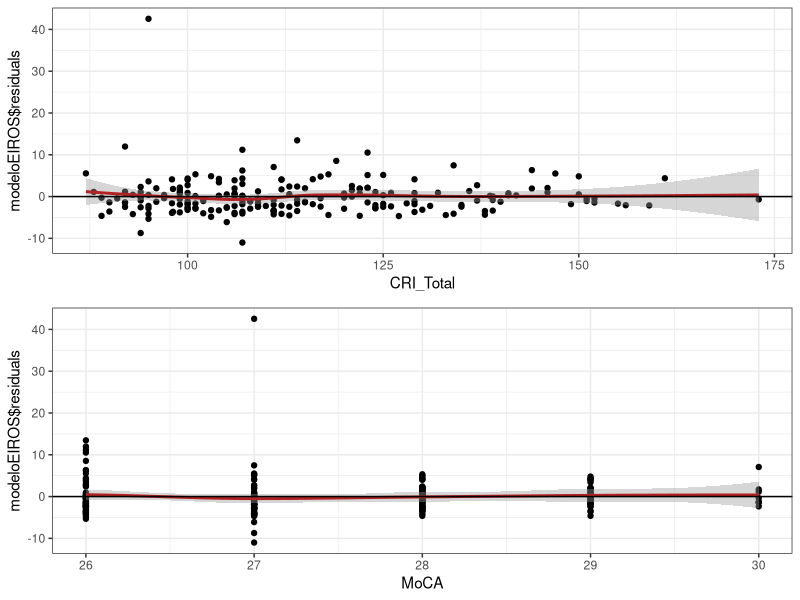
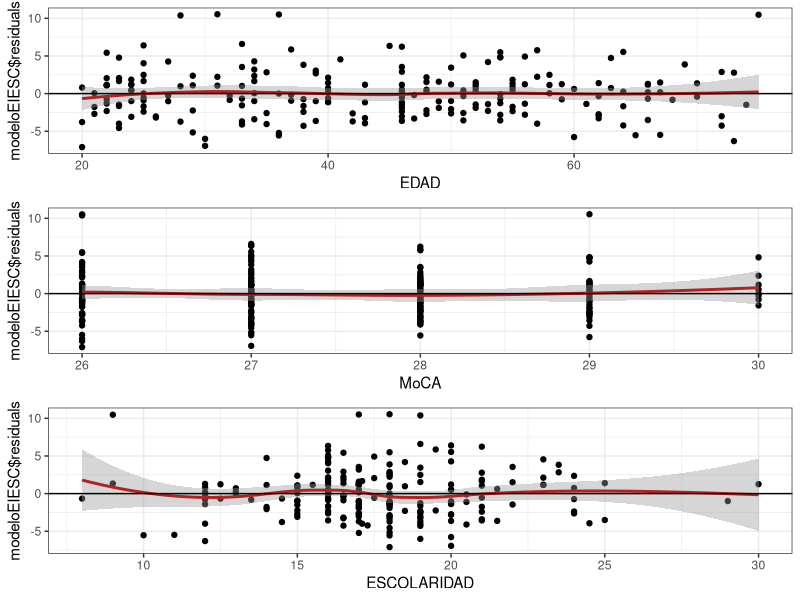
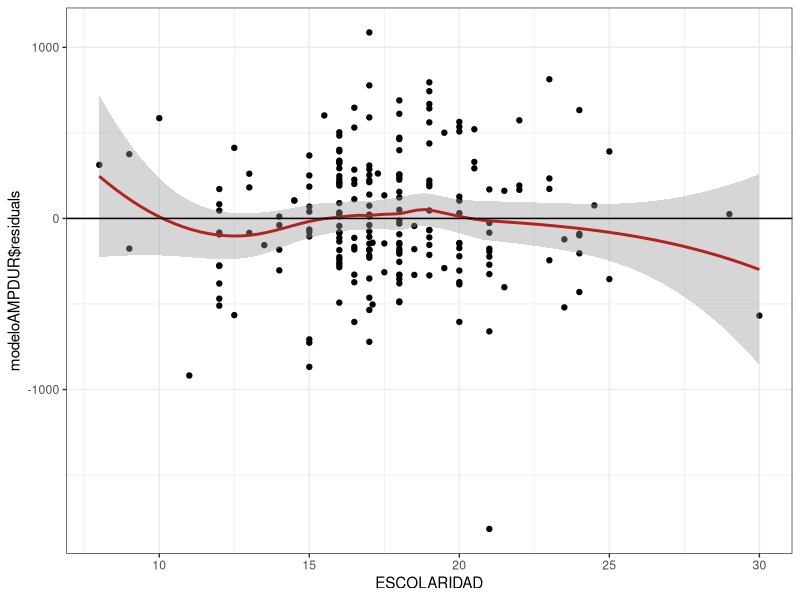
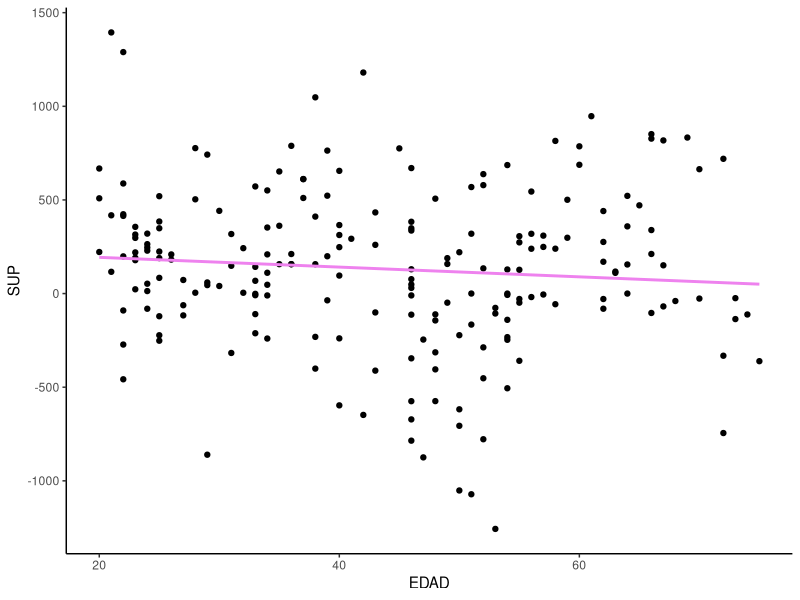
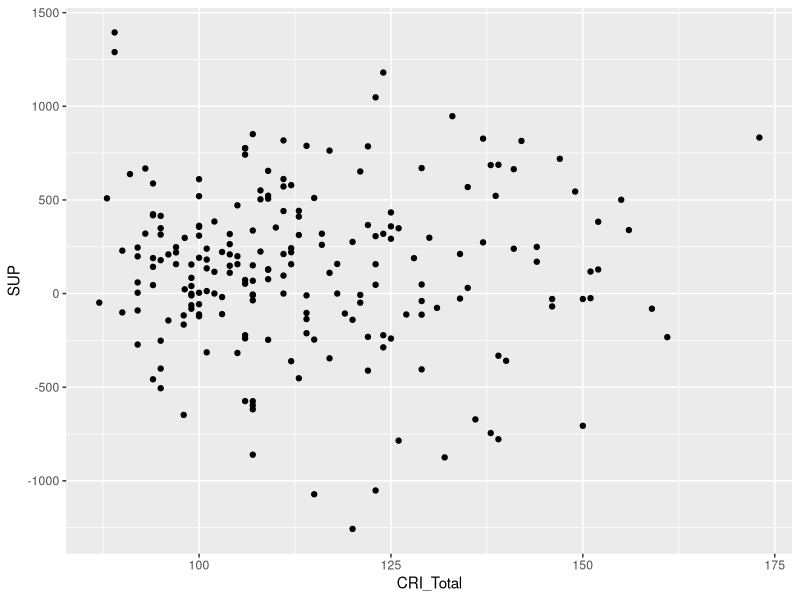
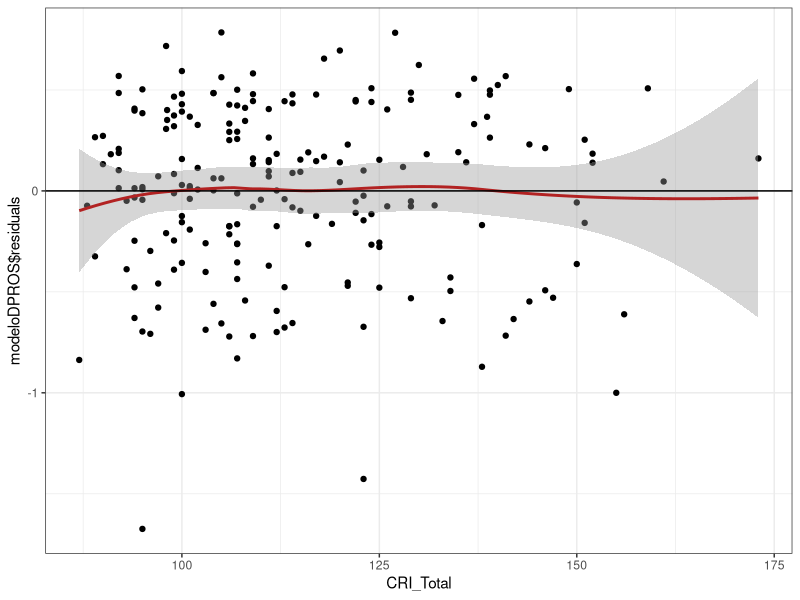
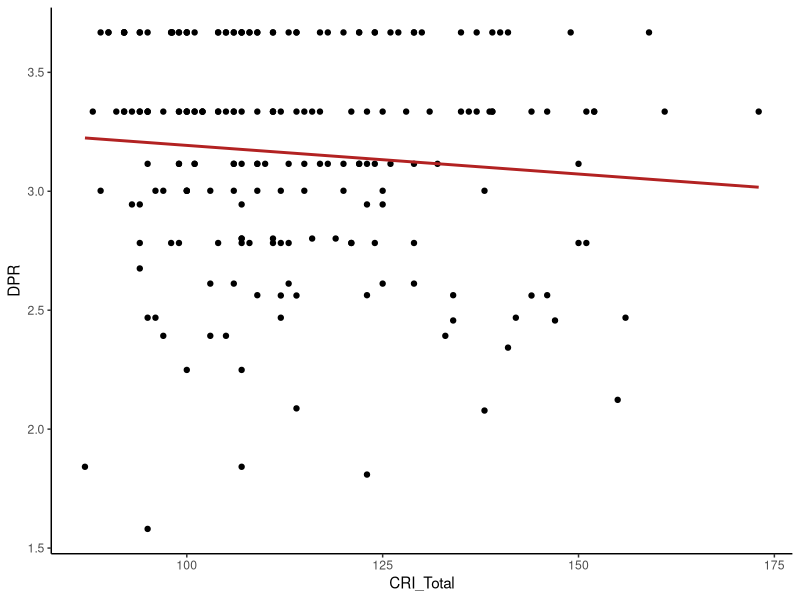
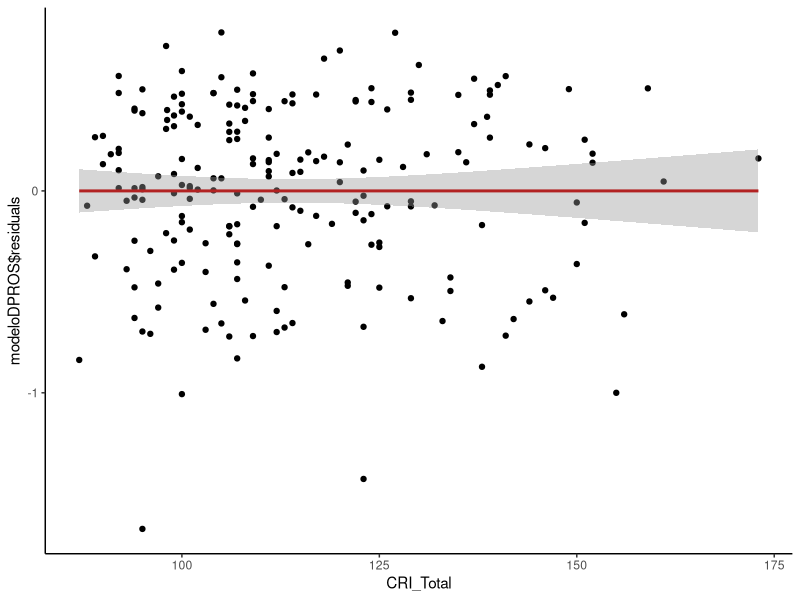

Source code (R) for these figures, in order:
library(readxl)
library(rstatix)
library(tidyverse)
library(magrittr)
library(gridExtra)

#### BASE DE DATOS CORRELACIONES ####
data <- read_xlsx("Junto.xlsx",sheet = "Correlaciones")%>%
  gather(cond_tip_est_val, value, -c("ID","DECADA", "SEXO", "EDAD","EDAD_CAT", "MoCA", 
                                     "MoCA_CAT","ESCOLARIDAD", "ESCOLARIDAD_CAT",
                                     "CRI_Total","CRI_Total_CAT","IDARE_R_PUNTAJE", "IDARE_R_CAT",  
                                     "IDARE_E_PUNTAJE", "IDARE_E_CAT", "IDERE_R_PUNTAJE",
                                     "IDERE_R_CAT", "IDERE_E_PUNTAJE", "IDERE_E_CAT",
                                     "COVID_CAT", "SHIPLEY","SHIPLEY_CAT","SUEÑO_NOR","SUEÑO_2DA",
                                     "OCUPACION","OCUPA_CAT","OCUPACION_CAT")) %>%
  separate(cond_tip_est_val, c("COND","VD","TIPO", "VAL"), sep = "_")

data$DECADA <- as.factor(data$DECADA)
data$SEXO <- as.factor(data$SEXO)
data$VD <- as.factor(data$VD)
data$COND <- as.factor(data$COND)
data$VAL <- as.factor(data$VAL)
data$TIPO <- as.factor(data$TIPO)


#### INDICE DE EFICIENCIA ####
a <- filter(data, VD == "EI", COND== "ROS", VAL=="TOT", TIPO=="TG")

b <- lm(formula= value ~ EDAD*ESCOLARIDAD*MoCA*CRI_Total, data = a)

step(object = b, direction = "both", trace = 1)

modeloEIROS <- (lm(formula = value ~ EDAD + MoCA + CRI_Total + EDAD:CRI_Total + 
                MoCA:CRI_Total, data = a))
summary(modeloEIROS)


c <- filter(data, VD == "EI", COND== "ESC", VAL=="TOT", TIPO=="TG")

d <- lm(formula= value ~ EDAD*ESCOLARIDAD*MoCA*CRI_Total, data = c)

step(object = d, direction = "both", trace = 1)

modeloEIESC <- (lm(formula = value ~ EDAD * ESCOLARIDAD * MoCA * CRI_Total, data = c))
summary(modeloEIESC)

plot1 <- ggplot(data = a, aes(CRI_Total, modeloEIROS$residuals)) +
  geom_point() + geom_smooth(color = "firebrick") + geom_hline(yintercept = 0) +
  theme_bw()
plot2 <- ggplot(data = a, aes(MoCA, modeloEIROS$residuals)) +
  geom_point() + geom_smooth(color = "firebrick") + geom_hline(yintercept = 0) +
  theme_bw()

grid.arrange(plot1, plot2)

plot1 <- ggplot(data = c, aes(EDAD, modeloEIESC$residuals)) +
  geom_point() + geom_smooth(color = "firebrick") + geom_hline(yintercept = 0) +
  theme_bw()
plot2 <- ggplot(data = c, aes(MoCA, modeloEIESC$residuals)) +
  geom_point() + geom_smooth(color = "firebrick") + geom_hline(yintercept = 0) +
  theme_bw()
plot3 <- ggplot(data = c, aes(ESCOLARIDAD, modeloEIESC$residuals)) +
  geom_point() + geom_smooth(color = "firebrick") + geom_hline(yintercept = 0) +
  theme_bw()

grid.arrange(plot1, plot2, plot3)


#### INDICES DE AMPLIFICACION ####
e <- filter(data, COND== "AMP", VD == "DUR", VAL=="TOT", TIPO=="ROS")

f <- lm(formula= value ~ EDAD*ESCOLARIDAD*MoCA*CRI_Total, data = e)

step(object = f, direction = "both", trace = 1)

modeloAMPDUR <- (lm(formula = value ~ ESCOLARIDAD + MoCA + ESCOLARIDAD:MoCA, data = e))
summary(modeloAMPDUR)

ggplot(data = e, aes(ESCOLARIDAD, modeloAMPDUR$residuals)) +
  geom_point() + geom_smooth(color = "firebrick") + geom_hline(yintercept = 0) +
  theme_bw()

#### INDICES DE SUPRESION ####
g <- filter(data, COND== "SUP", VD == "DUR", VAL=="TOT", TIPO=="ROS")

h <- lm(formula= value ~ EDAD*ESCOLARIDAD*MoCA*CRI_Total, data = g)

step(object = h, direction = "both", trace = 1)

modeloSUPDUR <- (lm(formula = value ~ EDAD + CRI_Total + EDAD:CRI_Total, data = g))
summary(modeloSUPDUR)

filter(data, COND== "SUP", VD == "DUR", VAL=="TOT", TIPO=="ROS") %$%
  cor.test( value, EDAD,
            method="pearson")
filter(data, COND== "SUP", VD == "DUR", VAL=="TOT", TIPO=="ROS") %$%
  cor.test( value, CRI_Total,
            method="spearman")

filter(data, COND== "SUP", VD == "DUR", VAL=="TOT", TIPO=="ROS") %>%
  ggplot(aes(x = EDAD , y = value)) +
  geom_point() + 
  labs(x = "EDAD", y = "SUP") +  
  geom_smooth(method = "lm", se = FALSE, color= "violet") +
  theme_classic()

filter(data, COND== "SUP", VD == "DUR", VAL=="TOT", TIPO=="ROS") %>%
  ggplot(aes(x = CRI_Total , y = value)) +
  geom_point() + 
  labs(x = "CRI_Total", y = "SUP")


#### D PRIMA ####
i <- filter(data, VD == "DPR", COND== "DP", VAL=="TOT", TIPO=="ROSTROS")

j <- lm(formula= value ~ EDAD*ESCOLARIDAD*MoCA*CRI_Total, data = i)

step(object = j, direction = "both", trace = 1)

modeloDPROS <- (lm(formula = value ~ EDAD + MoCA + CRI_Total + EDAD:MoCA + MoCA:CRI_Total, 
                   data = i))
summary(modeloDPROS)

ggplot(data = j, aes(CRI_Total, modeloDPROS$residuals)) +
  geom_point() + geom_smooth(color = "firebrick") + geom_hline(yintercept = 0) +
  theme_bw()


filter(data, VD == "DPR", COND== "DP", VAL=="TOT", TIPO=="ROSTROS") %>%
  ggplot(aes(x = CRI_Total, y = value)) +
  geom_point() + 
  labs(x = "CRI_Total", y = "DPR") +  
  geom_smooth(method = "lm", se = FALSE, color= "firebrick") +
  theme_classic()

ggplot(data = j, aes(x = CRI_Total, modeloDPROS$residuals)) +
  geom_point() + 
  geom_smooth(method = "lm", color= "firebrick") +
  geom_abline(yintercept = 0) +
  theme_classic()

k <- filter(data, VD == "DPR", COND== "DP", VAL=="TOT", TIPO=="ESCENAS")

l <- lm(formula= value ~ EDAD*ESCOLARIDAD*MoCA*CRI_Total, data = k)

step(object = l, direction = "both", trace = 1)

modeloDPESC <- (lm(formula = value ~ EDAD * ESCOLARIDAD * MoCA * CRI_Total, data = k))
summary(modeloDPESC)

plot1 <- ggplot(data = c, aes(EDAD, modeloDPESC$residuals)) +
  geom_point() + geom_smooth(color = "firebrick") + geom_hline(yintercept = 0) +
  theme_bw()
plot2 <- ggplot(data = c, aes(ESCOLARIDAD, modeloDPESC$residuals)) +
  geom_point() + geom_smooth(color = "firebrick") + geom_hline(yintercept = 0) +
  theme_bw()

grid.arrange(plot1, plot2)



m <- filter(data, VD == "EIDP", COND== "DP", VAL=="TOT", TIPO=="ROSTROS")

n <- lm(formula= value ~ EDAD+ESCOLARIDAD+MoCA+CRI_Total, data = m)

step(object = n, direction = "both", trace = 1)

modeloEIDPROS <- (lm(formula = value ~ EDAD + MoCA + CRI_Total, data = m))
summary(modeloEIDPROS)


filter(data, VD == "EIDP", COND== "DP", VAL=="TOT", TIPO=="ROSTROS") %>%
  ggplot(aes(x = EDAD, y = value)) +
  geom_point() + 
  labs(x = "EDAD", y = "EIDP") +  
  geom_smooth(method = "lm", se = FALSE, color= "firebrick") +
  theme_classic()

filter(data, VD == "EIDP", COND== "DP", VAL=="TOT", TIPO=="ROSTROS") %>%
  ggplot(aes(x = MoCA, y = value)) +
  geom_point() + 
  labs(x = "MoCA", y = "EIDP") +  
  geom_smooth(method = "lm", se = FALSE, color= "firebrick") +
  theme_classic()

filter(data, VD == "EIDP", COND== "DP", VAL=="TOT", TIPO=="ROSTROS") %>%
  ggplot(aes(x = CRI_Total, y = value)) +
  geom_point() + 
  labs(x = "CRI_Total", y = "EIDP") +  
  geom_smooth(method = "lm", se = FALSE, color= "firebrick") +
  theme_classic()


o <- filter(data, VD == "EIDP", COND== "DP", VAL=="TOT", TIPO=="ESCENAS")

p <- lm(formula= value ~ EDAD*ESCOLARIDAD*MoCA*CRI_Total, data = o)

step(object = p, direction = "both", trace = 1)

modeloEIDPESC <- (lm(formula = value ~ EDAD * ESCOLARIDAD * MoCA * CRI_Total, data = o))
summary(modeloEIDPESC)


filter(data, VD == "EIDP", COND== "DP", VAL=="TOT", TIPO=="ESCENAS") %>%
  ggplot(aes(x = EDAD, y = value)) +
  geom_point() + 
  labs(x = "EDAD", y = "EIDP") +  
  geom_smooth(method = "lm", se = FALSE, color= "firebrick") +
  theme_classic()

filter(data, VD == "EIDP", COND== "DP", VAL=="TOT", TIPO=="ESCENAS") %>%
  ggplot(aes(x = ESCOLARIDAD, y = value)) +
  geom_point() + 
  labs(x = "ESCOLARIDAD", y = "EIDP") +  
  geom_smooth(method = "lm", se = FALSE, color= "firebrick") +
  theme_classic()
